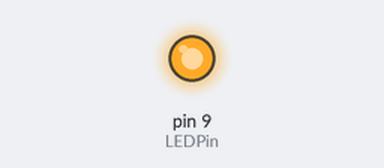
A sketch run on a simulated Arduino Uno, built with avr-gcc and run on an emulated ATmega328P. On the bench: output pins drawn as LEDs (lit = HIGH).

Above: at 0.05 s.
At 4.05 s:
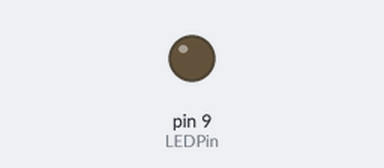
At 6.65 s:
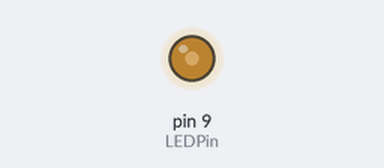
At 7.25 s:
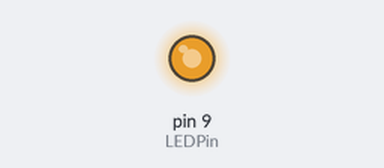
Timing chart, 0 to 9.8 s (numbered marks = the images above):
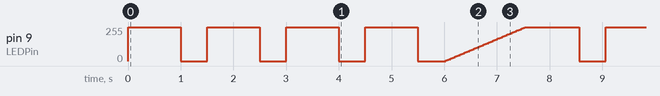

Measured:
- by itself, pin 9 (LEDPin): moves between 0/255 and 255/255, repeating every 7.6 s

The sketch:

LRNG_xp4_BlinkBlinkBlinkPulse.ino
```cpp
int LEDPin = 9;
int onTime = 1000;
int offTime = 500;
int numBlinks = 4;
int brightness = 0;
int fadeAmount = 5;

void setup() {
  pinMode(LEDPin, OUTPUT);

}

void loop() {
  for (int i = 1; i <= numBlinks; i = i + 1)
  {
    digitalWrite(LEDPin, HIGH);
    delay(onTime);
    digitalWrite(LEDPin, LOW);
    delay(offTime);
  }
  for (brightness = 0; brightness <= 255; brightness = brightness + fadeAmount)
  {
    analogWrite(LEDPin, brightness);
    delay(30);
  }
}
```
